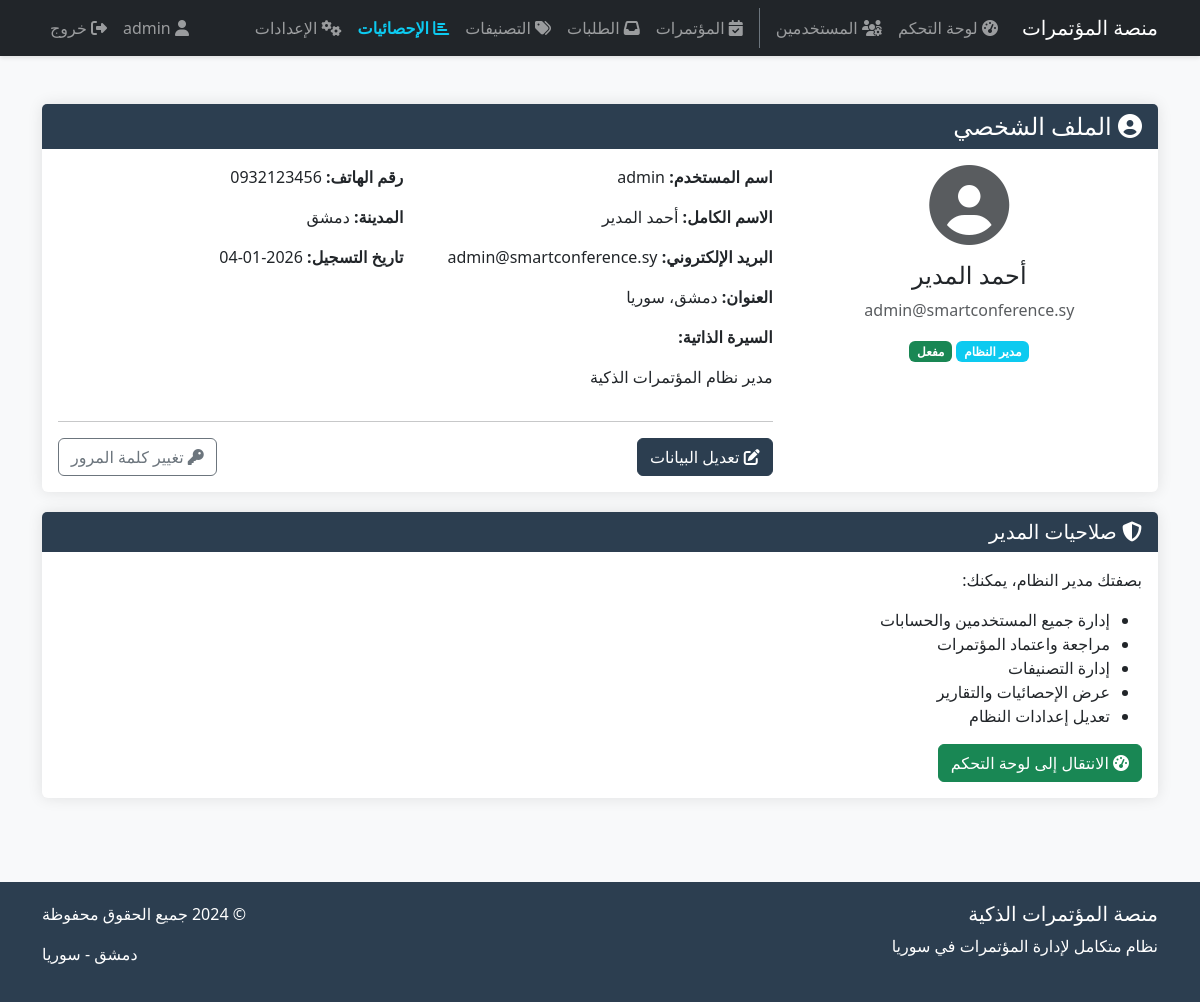
The app's page /conference/profile/ (signed in) with its own data.
### conference/models.py (models this page shows, shortened)
class UserProfile(models.Model):
    USER_TYPES = [
        ('admin', 'مدير النظام'),
        ('organizer', 'منظم المؤتمر'),
        ('speaker', 'متحدث'),
        ('attendee', 'مشارك'),
    ]
    user = models.OneToOneField(User, on_delete=models.CASCADE)
    user_type = models.CharField(max_length=20, choices=USER_TYPES, default='attendee')
    phone = models.CharField(max_length=20)
    address = models.TextField()
    city = models.ForeignKey(SyrianCity, on_delete=models.SET_NULL, null=True)
    bio = models.TextField(blank=True)
    profile_picture = models.ImageField(upload_to='profile_pics/', blank=True)
    is_approved = models.BooleanField(default=False)
    created_at = models.DateTimeField(auto_now_add=True)

class SyrianCity(models.Model):
    name = models.CharField(max_length=100)
    governorate = models.CharField(max_length=100)
    class Meta:
        verbose_name_plural = "Syrian Cities"

### conference/views.py (the view)
# urls.py: path('profile/', views.user_profile, name='user_profile'),
@login_required
def user_profile(request):
    try:
        profile = request.user.userprofile
    except UserProfile.DoesNotExist:
        profile = UserProfile.objects.create(user=request.user)
    context = {
        'profile': profile,
    }
    return render(request, 'accounts/profile.html', context)

### templates/accounts/profile.html (shortened to what this page needs)
{% extends 'base.html' %}
{% block content %}
<div class="row">
    <div class="col-md-12">
        <div class="card">
            <div class="card-header">
                <h4 class="mb-0"><i class="fas fa-user-circle"></i> الملف الشخصي</h4>
            </div>
            <div class="card-body">
                <div class="row">
                    <div class="col-md-4 text-center">
                        <div class="mb-3">
                            {% if profile.profile_picture %}
                                <img src="{{ profile.profile_picture.url }}" alt="صورة الملف الشخصي"
                                     class="img-thumbnail rounded-circle" style="width: 150px; height: 150px;">
                            {% else %}
                                <i class="fas fa-user-circle fa-5x text-muted"></i>
                            {% endif %}
                        </div>
                        <h4>{{ profile.user.get_full_name|default:profile.user.username }}</h4>
                        <p class="text-muted">{{ profile.user.email }}</p>
                        <span class="badge bg-info">{{ profile.get_user_type_display }}</span>
                        {% if profile.is_approved %}
                            <span class="badge bg-success">مفعل</span>
                        {% else %}
                            <span class="badge bg-warning">قيد المراجعة</span>
                        {% endif %}
                    </div>
                    <div class="col-md-8">
                        <div class="row">
                            <div class="col-md-6">
                                <p><strong>اسم المستخدم:</strong> {{ profile.user.username }}</p>
                            </div>
                            <div class="col-md-6">
                                <p><strong>رقم الهاتف:</strong> {{ profile.phone|default:"غير محدد" }}</p>
                            </div>
                            <div class="col-md-6">
                                <p><strong>الاسم الكامل:</strong> {{ profile.user.get_full_name|default:"غير محدد" }}</p>
                            </div>
                            <div class="col-md-6">
                                <p><strong>المدينة:</strong> {{ profile.city.name|default:"غير محدد" }}</p>
                            </div>
                            <div class="col-md-6">
                                <p><strong>البريد الإلكتروني:</strong> {{ profile.user.email }}</p>
                            </div>
                            <div class="col-md-6">
                                <p><strong>تاريخ التسجيل:</strong> {{ profile.created_at|date:"Y-m-d" }}</p>
                            </div>
                            <div class="col-md-12">
                                <p><strong>العنوان:</strong> {{ profile.address|default:"غير محدد" }}</p>
                            </div>
                            <div class="col-md-12">
                                <p><strong>السيرة الذاتية:</strong></p>
                                <p>{{ profile.bio|default:"لم يتم إضافة سيرة ذاتية" }}</p>
                            </div>
                        </div>
                        <hr>
                        <div class="d-flex justify-content-between">
                            <a href="{% url 'edit_profile' %}" class="btn btn-primary">
                                <i class="fas fa-edit"></i> تعديل البيانات
                            </a>
                            <a href="{% url 'change_password' %}" class="btn btn-outline-secondary">
                                <i class="fas fa-key"></i> تغيير كلمة المرور
                            </a>
                        </div>
                    </div>
                </div>
            </div>
        </div>
        {% if profile.user_type == 'admin' %}
        <div class="card mt-3">
            <div class="card-header">
                <h5 class="mb-0"><i class="fas fa-shield-alt"></i> صلاحيات المدير</h5>
            </div>
            <div class="card-body">
                <p>بصفتك مدير النظام، يمكنك:</p>
                <ul>
                    <li>إدارة جميع المستخدمين والحسابات</li>
                    <li>مراجعة واعتماد المؤتمرات</li>
                    <li>إدارة التصنيفات</li>
                    <li>عرض الإحصائيات والتقارير</li>
                    <li>تعديل إعدادات النظام</li>
                </ul>
                <a href="{% url 'dashboard' %}" class="btn btn-success">
                    <i class="fas fa-tachometer-alt"></i> الانتقال إلى لوحة التحكم
                </a>
            </div>
        </div>
        {% endif %}
    </div>
</div>
{% endblock %}

### templates/base.html (shortened to what this page needs)
<!DOCTYPE html>
<html lang="ar" dir="rtl">
<head>
    <link href="https://cdn.jsdelivr.net/npm/bootstrap@5.3.0/dist/css/bootstrap.rtl.min.css" rel="stylesheet">
    <link rel="stylesheet" href="https://cdnjs.cloudflare.com/ajax/libs/font-awesome/6.4.0/css/all.min.css">
</head>
<body>
    <nav class="navbar navbar-expand-lg navbar-dark bg-dark mb-4">
    <div class="container">
        <a class="navbar-brand" href="{% url 'home' %}">منصة المؤتمرات</a>
        <div class="collapse navbar-collapse" id="navbarNav">
            <ul class="navbar-nav me-auto">
                <li class="nav-item">
                    <a class="nav-link" href="{% url 'admin_dashboard' %}"><i class="fas fa-tachometer-alt"></i> لوحة التحكم</a>
                </li>
                {% if user.userprofile.user_type == 'admin' %}
                <li class="nav-item">
                    <a class="nav-link" href="{% url 'manage_users' %}"><i class="fas fa-users-cog"></i> المستخدمين</a>
                </li>
                <li class="nav-item border-start border-secondary ms-2 ps-2">
                    <a class="nav-link" href="{% url 'conferences_list' %}"><i class="fas fa-calendar-check"></i> المؤتمرات</a>
                </li>
                <li class="nav-item">
                    <a class="nav-link" href="{% url 'conference_requests' %}"><i class="fas fa-inbox"></i> الطلبات</a>
                </li>
                <li class="nav-item">
                    <a class="nav-link" href="{% url 'manage_categories' %}"><i class="fas fa-tags"></i> التصنيفات</a>
                </li>
                <li class="nav-item">
                    <a class="nav-link fw-bold text-info" href="{% url 'platform_statistics' %}"><i class="fas fa-chart-bar"></i> الإحصائيات</a>
                </li>
                <li class="nav-item">
                    <a class="nav-link" href="{% url 'system_settings' %}"><i class="fas fa-cogs"></i> الإعدادات</a>
                </li>
                {% endif %}
            </ul>
            <ul class="navbar-nav ms-auto">
                {% if user.is_authenticated %}
                <li class="nav-item">
                    <a class="nav-link" href="{% url 'user_profile' %}"><i class="fas fa-user"></i> {{ user.username }}</a>
                </li>
                <li class="nav-item">
                    <a class="nav-link" href="{% url 'logout' %}"><i class="fas fa-sign-out-alt"></i> خروج</a>
                </li>
                {% else %}
                <li class="nav-item">
                    <a class="nav-link" href="{% url 'login' %}">دخول</a>
                </li>
                {% endif %}
            </ul>
        </div>
    </div>
</nav>
    <main class="container py-4">
        {% block content %}{% endblock %}
    </main>
    <footer class="footer">
        <div class="container">
            <div class="row">
                <div class="col-md-6">
                    <h5>منصة المؤتمرات الذكية</h5>
                    <p>نظام متكامل لإدارة المؤتمرات في سوريا</p>
                </div>
                <div class="col-md-6 text-end">
                    <p>&copy; 2024 جميع الحقوق محفوظة</p>
                    <p>دمشق - سوريا</p>
                </div>
            </div>
        </div>
    </footer>
</body>
</html>

### templates/base.html (style rules this page uses)
body { font-family: 'Segoe UI', Tahoma, Geneva, Verdana, sans-serif; background-color: #f8f9fa; }
.navbar { box-shadow: 0 2px 4px rgba(0,0,0,.1); }
.card { border: none; box-shadow: 0 0 15px rgba(0,0,0,0.1); margin-bottom: 20px; }
.card-header { background-color: #2c3e50; color: white; border-bottom: none; }
.btn-primary { background-color: #2c3e50; border-color: #2c3e50; }
.footer { background-color: #2c3e50; color: white; padding: 20px 0; margin-top: 40px; }

### records on screen
UserProfile: user.get_full_name "أحمد المدير", user.email "admin@smartconference.sy", user_type "مدير النظام", user.username "admin", phone "0932123456", city.name "دمشق", created_at "2026-01-04", address "دمشق، سوريا", bio "مدير نظام المؤتمرات الذكية"

### other values on screen
{{ user.username }} "admin"
